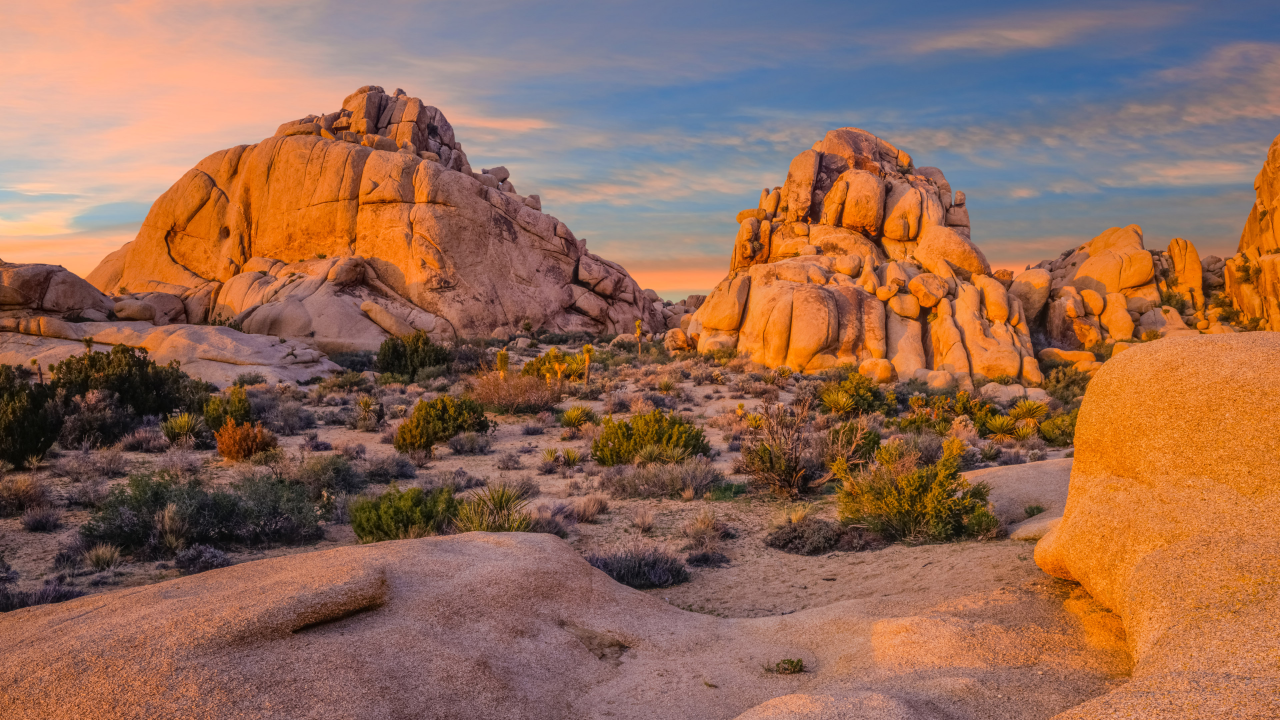
#> input picture images/samac.jpg, 3840 x 2160 px (shown at 1/3 size)
$ jupyter execute 'Feature Extraction from single Image.ipynb'   (older library calls are emulated)
#> lines starting #> are read from the running program, lines starting #| are printed output that depends on the picture
[cell 1]
import numpy as np
from skimage.feature import graycomatrix, graycoprops
from skimage import io, color, img_as_ubyte

[cell 2]
img = io.imread("./images/samac.jpg")
#> img is the input picture: shape (2160, 3840, 3); mean R, G, B 149, 106.4, 86.2

gray = color.rgb2gray(img)
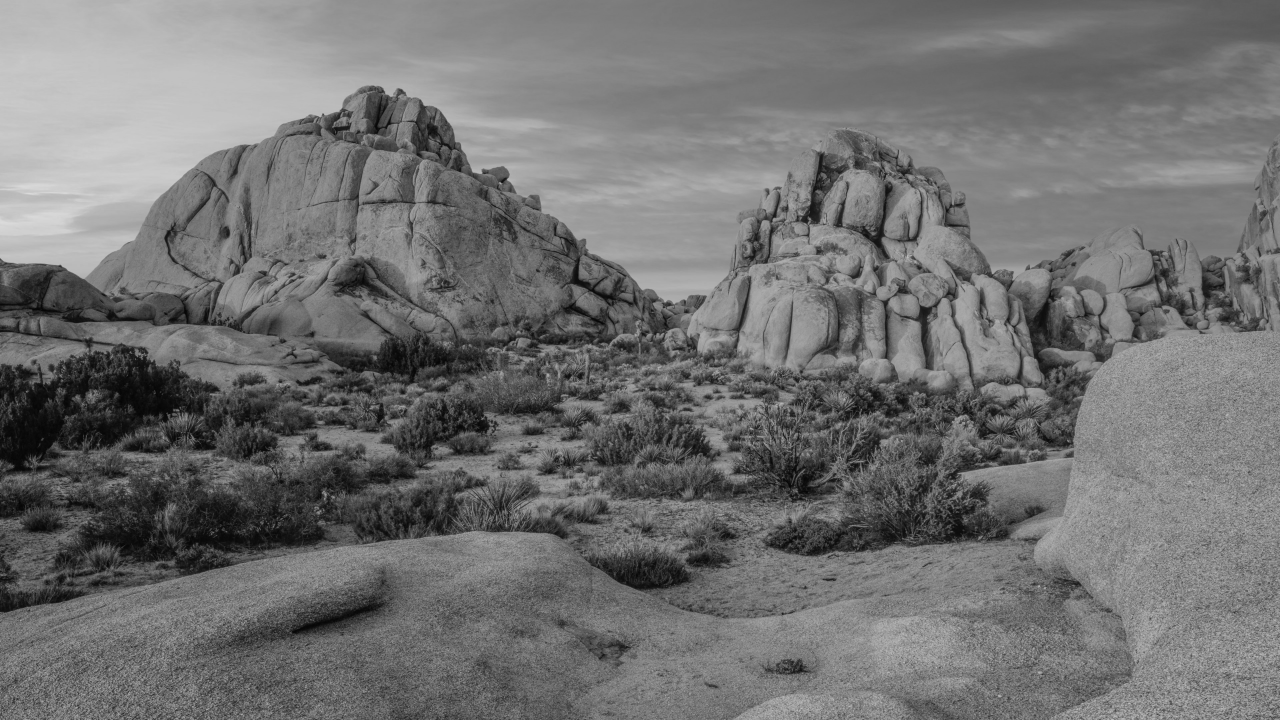
#> gray: shape (2160, 3840) float64 (shown at 1/3 size); min 0.00364, max 0.88, mean 0.447
image = img_as_ubyte(gray)  # Becomes 8-bit unsigned integer

[cell 3]
# This step is similar to data compression, because the 8-bit image contains 256 gray levels, which will cause the calculation of the gray level co-occurrence matrix to be too large, so it is compressed into 16 levels and the gray levels are divided
bins = np.array(
   [0, 16, 32, 48, 64, 80, 96, 112, 128, 144, 160, 176, 192, 208, 224, 240, 255]
)  # 16-bit
inds = np.digitize(
   image, bins
)  # Returns a matrix with the same size as the image, but the matrix element represents the interval position of the element in the image in the bins, less than 0 is 0, 0-16 is 1, and so on
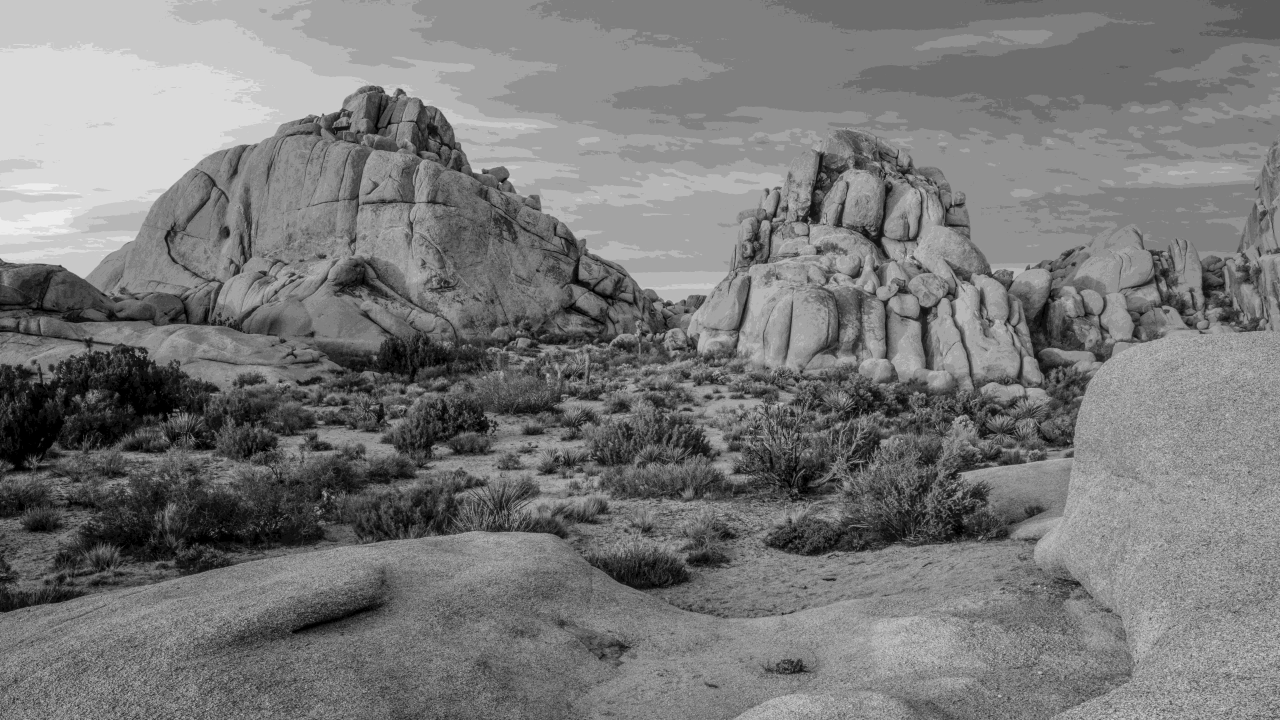
#> inds: shape (2160, 3840) int64 (shown at 1/3 size); min 1, max 15, mean 7.66; drawn with min black and max white

[cell 4]
max_value = inds.max() + 1
#> max_value = 16
matrix_coocurrence = graycomatrix(
   inds,  # Numpy matrix for co-occurrence matrix calculation
   [1],  # Step
   [0, np.pi / 4, np.pi / 2, 3 * np.pi / 4],  # Direction angle
   levels=max_value,  # Co-occurrence matrix order
   normed=False,
   symmetric=False,
)
# P[i,j,d,theta] returns a four-dimensional matrix, each dimension represents a different meaning

[cell 5]
# GLCM properties
def contrast_feature(matrix_coocurrence):
   contrast = graycoprops(matrix_coocurrence, "contrast")
#> contrast = [[0.424, 0.731, 0.489, 0.682]]
   return contrast


def dissimilarity_feature(matrix_coocurrence):
   dissimilarity = graycoprops(matrix_coocurrence, "dissimilarity")
   return dissimilarity


def homogeneity_feature(matrix_coocurrence):
   homogeneity = graycoprops(matrix_coocurrence, "homogeneity")
   return homogeneity


def energy_feature(matrix_coocurrence):
   energy = graycoprops(matrix_coocurrence, "energy")
   return energy


def correlation_feature(matrix_coocurrence):
   correlation = graycoprops(matrix_coocurrence, "correlation")
   return correlation


def asm_feature(matrix_coocurrence):
   asm = graycoprops(matrix_coocurrence, "ASM")
   return asm

[cell 6]
Contrast_F = list(contrast_feature(matrix_coocurrence))
#> Contrast_F = [[0.424, 0.731, 0.489, 0.682]]
Dissimilarity_F = list(dissimilarity_feature(matrix_coocurrence))
#> in dissimilarity_feature, `dissimilarity = graycoprops(matrix_coocurrence, "dissimilarity")`: dissimilarity = [[0.343, 0.486, 0.375, 0.468]]
#> Dissimilarity_F = [[0.343, 0.486, 0.375, 0.468]]
Homogeneity_F = list(homogeneity_feature(matrix_coocurrence))
#> in homogeneity_feature, `homogeneity = graycoprops(matrix_coocurrence, "homogeneity")`: homogeneity = [[0.837, 0.781, 0.824, 0.787]]
#> Homogeneity_F = [[0.837, 0.781, 0.824, 0.787]]
Energy_F = list(energy_feature(matrix_coocurrence))
#> in energy_feature, `energy = graycoprops(matrix_coocurrence, "energy")`: energy = [[0.25, 0.227, 0.243, 0.23]]
#> Energy_F = [[0.25, 0.227, 0.243, 0.23]]
Correlation_F = list(correlation_feature(matrix_coocurrence))
#> in correlation_feature, `correlation = graycoprops(matrix_coocurrence, "correlation")`: correlation = [[0.969, 0.946, 0.964, 0.95]]
#> Correlation_F = [[0.969, 0.946, 0.964, 0.95]]
ASM_F = list(asm_feature(matrix_coocurrence))
#> in asm_feature, `asm = graycoprops(matrix_coocurrence, "ASM")`: asm = [[0.0623, 0.0516, 0.0591, 0.0527]]
#> ASM_F = [[0.0623, 0.0516, 0.0591, 0.0527]]
